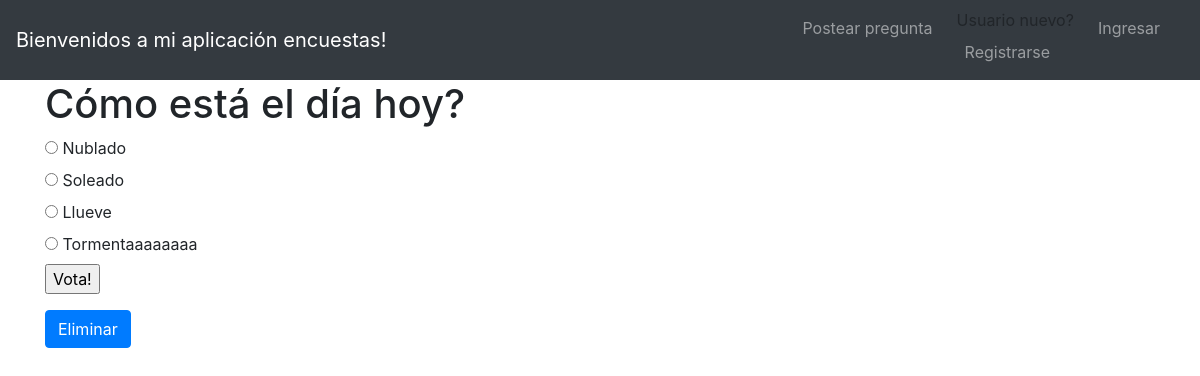
The app's page /polls/2/ with its own data.
### polls/models.py (models this page shows, shortened)
class Question(models.Model):
    question_text = models.CharField("ingrese pregunta", max_length=200)
    pub_date = models.DateTimeField('fecha de publicacion')
    objects = QuestionManager()
    def was_published_recently(self):
        now = timezone.now()
        return now - datetime.timedelta(days=1) <= self.pub_date <= now
    was_published_recently.admin_order_field = 'pub_date'
    was_published_recently.boolean = True
    was_published_recently.short_description = 'Publicado recientemente?'

class Choice(models.Model):
    question = models.ForeignKey(Question, on_delete=models.CASCADE)
    choice_text = models.CharField(max_length=200)
    votes = models.IntegerField(default=0)

### polls/views.py (the view)
# urls.py: url(r'^(?P<pk>[0-9]+)/$', views.DetailView.as_view(), name='detail'),
class DetailView(generic.DetailView):
    model = Question
    template_name = 'polls/detail.html'
    def get_queryset(self):
        return Question.objects.filter(pub_date__lte=timezone.now())

### polls/templates/polls/detail.html (shortened to what this page needs)
{% extends 'polls/base.html' %}
{% load static %}
{% block content %}
    <section >
        <h1>{{ question.question_text }}</h1>
        <form action="{% url 'polls:vote' question.id %}" method ="post">
            {% for choice in question.choice_set.all %}
                <input type= "radio" name="choice" id="choice{{ forloop.counter }}" value="{{choice.id}}"/>
                <label for="choice{{ forloop.counter }}">{{choice.choice_text}}</label><br />
            {% endfor %}
            <input type="submit" value="Vota!" />
        </form>
        <a  href="{% url 'polls:eliminar pregunta' question.id %}" class="btn btn-primary">Eliminar</a>
    </section>
{% endblock %}

### polls/static/polls/main.css (style rules this page uses)
a { color: #282423; }

### records on screen
Question: question_text "Cómo está el día hoy?"
Choice: choice_text "Nublado"
Choice: choice_text "Soleado"
Choice: choice_text "Llueve"
Choice: choice_text "Tormentaaaaaaaa"
